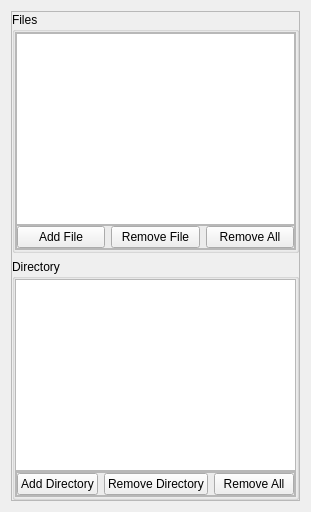
           <widget class="QWidget" name="page_data">
            <layout class="QHBoxLayout" name="horizontalLayout_8">
             <item>
              <widget class="QFrame" name="frame_14">
               <property name="frameShape">
                <enum>QFrame::StyledPanel</enum>
               </property>
               <property name="frameShadow">
                <enum>QFrame::Raised</enum>
               </property>
               <layout class="QVBoxLayout" name="verticalLayout_10">
                <property name="leftMargin">
                 <number>0</number>
                </property>
                <property name="topMargin">
                 <number>0</number>
                </property>
                <property name="rightMargin">
                 <number>0</number>
                </property>
                <property name="bottomMargin">
                 <number>0</number>
                </property>
                <item>
                 <widget class="QGroupBox" name="groupBox">
                  <property name="title">
                   <string>Files</string>
                  </property>
                  <layout class="QVBoxLayout" name="verticalLayout_13">
                   <property name="spacing">
                    <number>0</number>
                   </property>
                   <property name="leftMargin">
                    <number>0</number>
                   </property>
                   <property name="topMargin">
                    <number>0</number>
                   </property>
                   <property name="rightMargin">
                    <number>0</number>
                   </property>
                   <property name="bottomMargin">
                    <number>0</number>
                   </property>
                   <item>
                    <widget class="QFrame" name="frame_15">
                     <property name="frameShape">
                      <enum>QFrame::StyledPanel</enum>
                     </property>
                     <property name="frameShadow">
                      <enum>QFrame::Raised</enum>
                     </property>
                     <layout class="QVBoxLayout" name="verticalLayout_12">
                      <property name="spacing">
                       <number>0</number>
                      </property>
                      <property name="leftMargin">
                       <number>0</number>
                      </property>
                      <property name="topMargin">
                       <number>0</number>
                      </property>
                      <property name="rightMargin">
                       <number>0</number>
                      </property>
                      <property name="bottomMargin">
                       <number>0</number>
                      </property>
                      <item>
                       <widget class="ListWidgetDragDrop" name="list_file_add"/>
                      </item>
                      <item>
                       <widget class="QFrame" name="frame_17">
                        <property name="frameShape">
                         <enum>QFrame::StyledPanel</enum>
                        </property>
                        <property name="frameShadow">
                         <enum>QFrame::Raised</enum>
                        </property>
                        <layout class="QHBoxLayout" name="horizontalLayout_9">
                         <property name="spacing">
                          <number>6</number>
                         </property>
                         <property name="leftMargin">
                          <number>0</number>
                         </property>
                         <property name="topMargin">
                          <number>0</number>
                         </property>
                         <property name="rightMargin">
                          <number>0</number>
                         </property>
                         <property name="bottomMargin">
                          <number>0</number>
                         </property>
                         <item>
                          <widget class="QPushButton" name="btn_add_file">
                           <property name="text">
                            <string>Add File</string>
                           </property>
                          </widget>
                         </item>
                         <item>
                          <widget class="QPushButton" name="btn_rm_file">
                           <property name="text">
                            <string>Remove File</string>
                           </property>
                          </widget>
                         </item>
                         <item>
                          <widget class="QPushButton" name="btn_rm_all_file">
                           <property name="text">
                            <string>Remove All</string>
                           </property>
                          </widget>
                         </item>
                        </layout>
                       </widget>
                      </item>
                     </layout>
                    </widget>
                   </item>
                  </layout>
                 </widget>
                </item>
                <item>
                 <widget class="QGroupBox" name="groupBox_2">
                  <property name="title">
                   <string>Directory</string>
                  </property>
                  <layout class="QVBoxLayout" name="verticalLayout_14">
                   <property name="spacing">
                    <number>0</number>
                   </property>
                   <property name="leftMargin">
                    <number>0</number>
                   </property>
                   <property name="topMargin">
                    <number>0</number>
                   </property>
                   <property name="rightMargin">
                    <number>0</number>
                   </property>
                   <property name="bottomMargin">
                    <number>0</number>
                   </property>
                   <item>
                    <widget class="ListWidgetDragDrop" name="list_dir_add"/>
                   </item>
                   <item>
                    <widget class="QFrame" name="frame_16">
                     <property name="frameShape">
                      <enum>QFrame::StyledPanel</enum>
                     </property>
                     <property name="frameShadow">
                      <enum>QFrame::Raised</enum>
                     </property>
                     <layout class="QVBoxLayout" name="verticalLayout_11">
                      <property name="spacing">
                       <number>0</number>
                      </property>
                      <property name="leftMargin">
                       <number>0</number>
                      </property>
                      <property name="topMargin">
                       <number>0</number>
                      </property>
                      <property name="rightMargin">
                       <number>0</number>
                      </property>
                      <property name="bottomMargin">
                       <number>0</number>
                      </property>
                      <item>
                       <widget class="QFrame" name="frame_18">
                        <property name="frameShape">
                         <enum>QFrame::StyledPanel</enum>
                        </property>
                        <property name="frameShadow">
                         <enum>QFrame::Raised</enum>
                        </property>
                        <layout class="QHBoxLayout" name="horizontalLayout_10">
                         <property name="leftMargin">
                          <number>0</number>
                         </property>
                         <property name="topMargin">
                          <number>0</number>
                         </property>
                         <property name="rightMargin">
                          <number>0</number>
                         </property>
                         <property name="bottomMargin">
                          <number>0</number>
                         </property>
                         <item>
                          <widget class="QPushButton" name="btn_add_dir">
                           <property name="text">
                            <string>Add Directory</string>
                           </property>
                          </widget>
                         </item>
                         <item>
                          <widget class="QPushButton" name="btn_rm_dir">
                           <property name="text">
                            <string>Remove Directory</string>
                           </property>
                          </widget>
                         </item>
                         <item>
                          <widget class="QPushButton" name="btn_rm_all_dir">
                           <property name="text">
                            <string>Remove All</string>
                           </property>
                          </widget>
                         </item>
                        </layout>
                       </widget>
                      </item>
                     </layout>
                    </widget>
                   </item>
                  </layout>
                 </widget>
                </item>
               </layout>
              </widget>
             </item>
            </layout>
           </widget>
